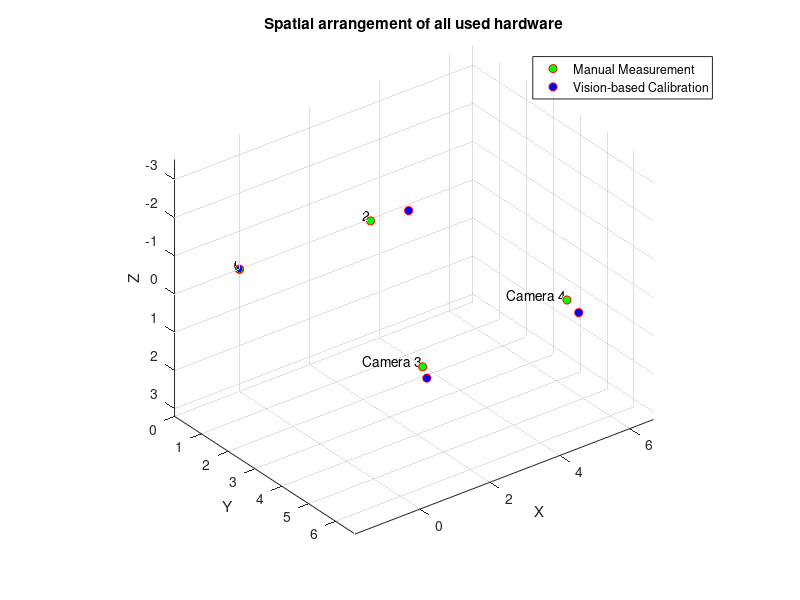

Here is the MATLAB script that generated this plot:
function plot_camera_positions()

    mic_positions = {
        [0, 0, 0], [1.02, 0, 0];           % Mic 1 (horizontal)
        [0, 0, 0], [0, 0, 1.02];           % Mic 2 (vertical)
        [4.06, 0.22, 0], [5.05, 0.22, 0];        % Mic 3 (horizontal)
        [4.06, 0.22, 0], [4.03, 0.22, 1.02];     % Mic 4 (vertical)
        [0.62, 6.34, 0], [-0.4, 6.34, 0]; % Mic 5 (horizontal)
        [0.62, 6.34, 0], [0.62, 6.34, 1.02]; % Mic 6 (vertical)
        [4.36, 6.34, -0.22], [3.34, 6.34, -0.22]; % Mic 7 (horizontal)
        [4.36, 6.34, -0.22], [4.36, 6.34, 0.79];  % Mic 8 (vertical)
    };
    
    % rocne meritve

    kamera_A = [0,0,0];
    kamera_B = [3.72, 0.04, 0.024];
    kamera_C = [0.6,6.045,0];
    kamera_D = [4.82, 5.925, -0.213];

    % rezultati vision-based kalibracije 

    kamera_A_vision = [0,0,0];
    kamera_B_vision = [4.57, 0.35, -0.09];
    kamera_C_vision = [0.28,6.62,-0.08];
    kamera_D_vision = [4.54, 6.73, -0.35];
    
    
    % Plot the microphone points
    figure;
    hold on;
    grid on;
    axis equal;
    
    h1 = plot3(kamera_A(1), kamera_A(2), kamera_A(3), 'ro', 'MarkerFaceColor', 'g');
    text(kamera_A(1), kamera_A(2), kamera_A(3), 'Camera 1', 'VerticalAlignment', 'bottom', 'HorizontalAlignment', 'right');
    plot3(kamera_B(1), kamera_B(2), kamera_B(3), 'ro', 'MarkerFaceColor', 'g');
    text(kamera_B(1), kamera_B(2), kamera_B(3), 'Camera 2', 'VerticalAlignment', 'bottom', 'HorizontalAlignment', 'right');
    plot3(kamera_C(1), kamera_C(2), kamera_C(3), 'ro', 'MarkerFaceColor', 'g');
    text(kamera_C(1), kamera_C(2), kamera_C(3), 'Camera 3', 'VerticalAlignment', 'bottom', 'HorizontalAlignment', 'right');
    plot3(kamera_D(1), kamera_D(2), kamera_D(3), 'ro', 'MarkerFaceColor', 'g');
    text(kamera_D(1), kamera_D(2), kamera_D(3), 'Camera 4', 'VerticalAlignment', 'bottom', 'HorizontalAlignment', 'right');

    h2 = plot3(kamera_A_vision(1), kamera_A_vision(2), kamera_A_vision(3), 'ro', 'MarkerFaceColor', 'b');
    text(kamera_A_vision(1), kamera_A_vision(2), kamera_A_vision(3), 'Camera 1', 'VerticalAlignment', 'bottom', 'HorizontalAlignment', 'right');
    plot3(kamera_B_vision(1), kamera_B_vision(2), kamera_B_vision(3), 'ro', 'MarkerFaceColor', 'b');
   % text(kamera_B_vision(1), kamera_B_vision(2), kamera_B_vision(3), 'Camera 2', 'VerticalAlignment', 'bottom', 'HorizontalAlignment', 'right');
    plot3(kamera_C_vision(1), kamera_C_vision(2), kamera_C_vision(3), 'ro', 'MarkerFaceColor', 'b');
   % text(kamera_C_vision(1), kamera_C_vision(2), kamera_C_vision(3), 'Camera 3', 'VerticalAlignment', 'bottom', 'HorizontalAlignment', 'right');
    plot3(kamera_D_vision(1), kamera_D_vision(2), kamera_D_vision(3), 'ro', 'MarkerFaceColor', 'b');
   % text(kamera_D_vision(1), kamera_D_vision(2), kamera_D_vision(3), 'Camera 4', 'VerticalAlignment', 'bottom', 'HorizontalAlignment', 'right');
 
 

    % Set labels and title
    xlabel('X');
    ylabel('Y');
    zlabel('Z');
    title('Spatial arrangement of all used hardware');

    % Adjust axis directions
    set(gca, 'XDir', 'normal'); % x-axis to the right
    set(gca, 'YDir', 'reverse'); % y-axis towards the observer
    set(gca, 'ZDir', 'reverse'); % z-axis down

    % Add a legend
    legend([h1 h2], {'Manual Measurement', 'Vision-based Calibration'});
    
    view(3); % Set the view to 3D
    hold off;
end

